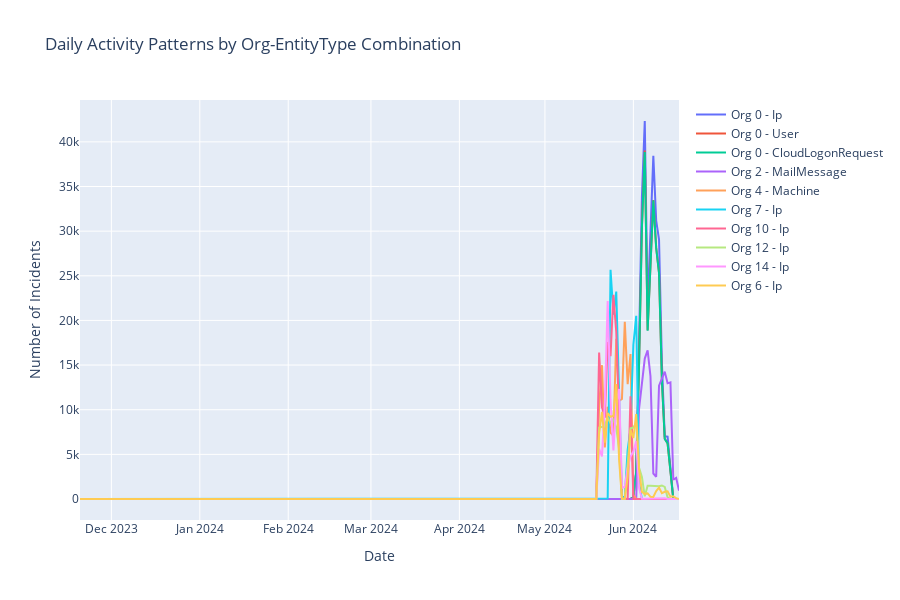
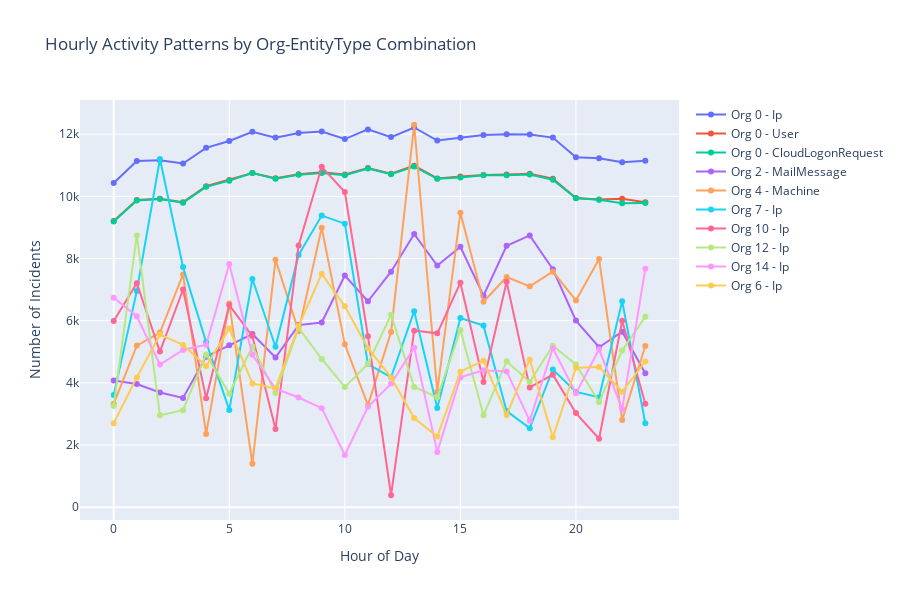
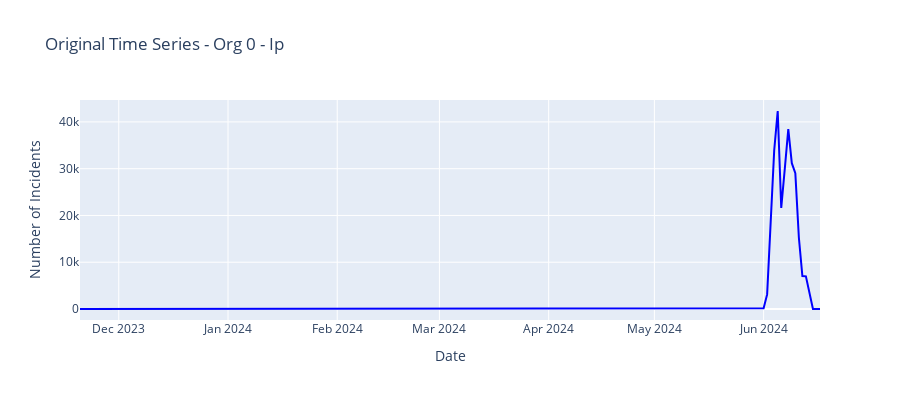
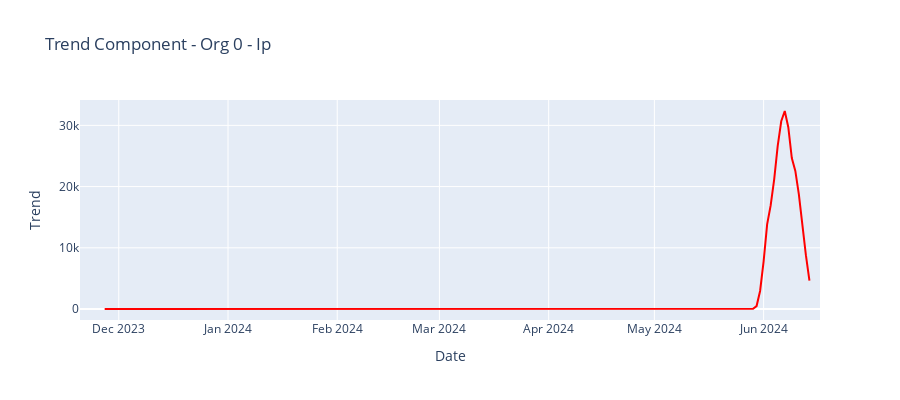

Source (notebook cell) for these figures, in order:
### Code cell
import pandas as pd
import numpy as np
import plotly.graph_objects as go
from plotly.subplots import make_subplots
from statsmodels.tsa.seasonal import seasonal_decompose
import warnings
warnings.filterwarnings('ignore')  # To suppress warnings

def analyze_org_entitytype_timeseries(df, top_n=10):
    """
    Comprehensive time series analysis for OrgId-EntityType combinations
    """
    try:
        # 1. Data Preparation
        print("Preparing data...")
        if not pd.api.types.is_datetime64_any_dtype(df['Timestamp']):
            df['Timestamp'] = pd.to_datetime(df['Timestamp'])
        
        # Create OrgId-EntityType combination
        df['OrgEntityType'] = df['OrgId'].astype(str) + '-' + df['EntityType'].astype(str)
        
        # Get top combinations
        top_combinations = df['OrgEntityType'].value_counts().head(top_n)
        print(f"\nAnalyzing top {len(top_combinations)} Org-EntityType combinations...")
        
        # Print initial summary
        print("\nMost common Org-EntityType combinations:")
        for combo, count in top_combinations.items():
            org, entity_type = combo.split('-')
            print(f"Org {org} - EntityType {entity_type}: {count} incidents")
        
        # 2. Time Series Creation
        # Daily series
        daily_series = df.groupby([
            df['Timestamp'].dt.date,
            'OrgEntityType'
        ]).size().unstack(fill_value=0)
        
        # Hourly series
        hourly_series = df.groupby([
            df['Timestamp'].dt.hour,
            'OrgEntityType'
        ]).size().unstack(fill_value=0)
        
        # Weekly series
        weekly_series = df.groupby([
            pd.Grouper(key='Timestamp', freq='W'),
            'OrgEntityType'
        ]).size().unstack(fill_value=0)
        
        # 3. Visualization and Analysis
        # 3.1 Daily Patterns
        fig = go.Figure()
        for combo in top_combinations.index:
            org, entity_type = combo.split('-')
            fig.add_trace(
                go.Scatter(
                    x=daily_series.index,
                    y=daily_series[combo],
                    name=f"Org {org} - {entity_type}",
                    mode='lines',
                    hovertemplate=(
                        "Date: %{x}<br>" +
                        "Incidents: %{y}<br>" +
                        f"Org: {org}<br>" +
                        f"EntityType: {entity_type}<extra></extra>"
                    )
                )
            )
        
        fig.update_layout(
            title='Daily Activity Patterns by Org-EntityType Combination',
            xaxis_title='Date',
            yaxis_title='Number of Incidents',
            hovermode='x unified',
            height=600,
            showlegend=True
        )
        fig.show()
        
        # 3.2 Hourly Patterns
        fig = go.Figure()
        for combo in top_combinations.index:
            org, entity_type = combo.split('-')
            fig.add_trace(
                go.Scatter(
                    x=hourly_series.index,
                    y=hourly_series[combo],
                    name=f"Org {org} - {entity_type}",
                    mode='lines+markers',
                    hovertemplate=(
                        "Hour: %{x}<br>" +
                        "Incidents: %{y}<br>" +
                        f"Org: {org}<br>" +
                        f"EntityType: {entity_type}<extra></extra>"
                    )
                )
            )
        
        fig.update_layout(
            title='Hourly Activity Patterns by Org-EntityType Combination',
            xaxis_title='Hour of Day',
            yaxis_title='Number of Incidents',
            hovermode='x unified',
            height=600,
            showlegend=True
        )
        fig.show()
        
        # 3.3 Time Series Decomposition
        print("\nPerforming time series decomposition...")
        for combo in top_combinations.index:
            org, entity_type = combo.split('-')
            combo_series = daily_series[combo]
            
            if len(combo_series) >= 14:  # Need at least 2 weeks
                try:
                    # Perform decomposition
                    decomposition = seasonal_decompose(combo_series, period=7)
                    
                    # Plot decomposition components separately
                    # Original Series
                    fig = go.Figure()
                    fig.add_trace(go.Scatter(
                        x=combo_series.index,
                        y=combo_series,
                        name='Original',
                        line=dict(color='blue')
                    ))
                    fig.update_layout(
                        title=f'Original Time Series - Org {org} - {entity_type}',
                        xaxis_title='Date',
                        yaxis_title='Number of Incidents',
                        height=400
                    )
                    fig.show()
                    
                    # Trend
                    fig = go.Figure()
                    fig.add_trace(go.Scatter(
                        x=combo_series.index,
                        y=decomposition.trend,
                        name='Trend',
                        line=dict(color='red')
                    ))
                    fig.update_layout(
                        title=f'Trend Component - Org {org} - {entity_type}',
                        xaxis_title='Date',
                        yaxis_title='Trend',
                        height=400
                    )
                    fig.show()
                    
                    # Seasonal
                    fig = go.Figure()
                    fig.add_trace(go.Scatter(
                        x=combo_series.index,
                        y=decomposition.seasonal,
                        name='Seasonal',
                        line=dict(color='green')
                    ))
                    fig.update_layout(
                        title=f'Seasonal Component - Org {org} - {entity_type}',
                        xaxis_title='Date',
                        yaxis_title='Seasonal',
                        height=400
                    )
                    fig.show()
                    
                    # Residual
                    fig = go.Figure()
                    fig.add_trace(go.Scatter(
                        x=combo_series.index,
                        y=decomposition.resid,
                        name='Residual',
                        line=dict(color='purple')
                    ))
                    fig.update_layout(
                        title=f'Residual Component - Org {org} - {entity_type}',
                        xaxis_title='Date',
                        yaxis_title='Residual',
                        height=400
                    )
                    fig.show()
                    
                    # Print statistics
                    print(f"\nDecomposition Statistics for Org {org} - {entity_type}:")
                    stats = {
                        'Trend mean': decomposition.trend.mean(),
                        'Seasonal mean': decomposition.seasonal.mean(),
                        'Residual mean': decomposition.resid.mean(),
                        'Residual std': decomposition.resid.std(),
                        'Seasonal strength': (
                            np.var(decomposition.seasonal) / 
                            (np.var(decomposition.seasonal) + np.var(decomposition.resid))
                        )
                    }
                    
                    for stat_name, value in stats.items():
                        print(f"{stat_name}: {value:.2f}")
                    
                except Exception as e:
                    print(f"Could not perform decomposition for {org}-{entity_type}: {str(e)}")
            else:
                print(f"\nInsufficient data for {org}-{entity_type} decomposition")
        
        # 3.4 Weekly Growth Trends
        growth_rates = weekly_series.pct_change() * 100
        
        fig = go.Figure()
        for combo in top_combinations.index:
            org, entity_type = combo.split('-')
            fig.add_trace(
                go.Scatter(
                    x=growth_rates.index,
                    y=growth_rates[combo],
                    name=f"Org {org} - {entity_type}",
                    mode='lines+markers',
                    hovertemplate=(
                        "Week: %{x}<br>" +
                        "Growth Rate: %{y:.1f}%<br>" +
                        f"Org: {org}<br>" +
                        f"EntityType: {entity_type}<extra></extra>"
                    )
                )
            )
        
        fig.update_layout(
            title='Weekly Growth Rates by Org-EntityType Combination',
            xaxis_title='Week',
            yaxis_title='Growth Rate (%)',
            hovermode='x unified',
            height=600,
            showlegend=True
        )
        fig.show()
        
        # 4. Summary Statistics
        print("\nOverall Summary Statistics:")
        for combo in top_combinations.index:
            org, entity_type = combo.split('-')
            stats = {
                'Total incidents': daily_series[combo].sum(),
                'Average daily incidents': daily_series[combo].mean(),
                'Peak day incidents': daily_series[combo].max(),
                'Active days': (daily_series[combo] > 0).sum(),
                'Average weekly growth': growth_rates[combo].mean()
            }
            
            print(f"\nOrg {org} - EntityType {entity_type}:")
            for key, value in stats.items():
                print(f"{key}: {value:.2f}")
    
    except Exception as e:
        print(f"Error in analysis: {str(e)}")
        return None

# Run the analysis
print("Starting comprehensive time series analysis...")
analyze_org_entitytype_timeseries(df)

### Figure 1 — Plotly figure (JSON) as saved in the notebook; plotly's stock layout.template omitted (floating-point values rounded to 4 significant figures; data arrays with more than 128 entries replaced by an {"elided": "..."} marker saying what was removed)
{"data": [{"hovertemplate": "Date: %{x}<br>Incidents: %{y}<br>Org: 0<br>EntityType: Ip<extra></extra>", "mode": "lines", "name": "Org 0 - Ip", "type": "scatter", "x": {"elided": "173 str values"}, "y": {"elided": "173 int values"}}, {"hovertemplate": "Date: %{x}<br>Incidents: %{y}<br>Org: 0<br>EntityType: User<extra></extra>", "mode": "lines", "name": "Org 0 - User", "type": "scatter", "x": {"elided": "173 str values"}, "y": {"elided": "173 int values"}}, {"hovertemplate": "Date: %{x}<br>Incidents: %{y}<br>Org: 0<br>EntityType: CloudLogonRequest<extra></extra>", "mode": "lines", "name": "Org 0 - CloudLogonRequest", "type": "scatter", "x": {"elided": "173 str values"}, "y": {"elided": "173 int values"}}, {"hovertemplate": "Date: %{x}<br>Incidents: %{y}<br>Org: 2<br>EntityType: MailMessage<extra></extra>", "mode": "lines", "name": "Org 2 - MailMessage", "type": "scatter", "x": {"elided": "173 str values"}, "y": {"elided": "173 int values"}}, {"hovertemplate": "Date: %{x}<br>Incidents: %{y}<br>Org: 4<br>EntityType: Machine<extra></extra>", "mode": "lines", "name": "Org 4 - Machine", "type": "scatter", "x": {"elided": "173 str values"}, "y": {"elided": "173 int values"}}, {"hovertemplate": "Date: %{x}<br>Incidents: %{y}<br>Org: 7<br>EntityType: Ip<extra></extra>", "mode": "lines", "name": "Org 7 - Ip", "type": "scatter", "x": {"elided": "173 str values"}, "y": {"elided": "173 int values"}}, {"hovertemplate": "Date: %{x}<br>Incidents: %{y}<br>Org: 10<br>EntityType: Ip<extra></extra>", "mode": "lines", "name": "Org 10 - Ip", "type": "scatter", "x": {"elided": "173 str values"}, "y": {"elided": "173 int values"}}, {"hovertemplate": "Date: %{x}<br>Incidents: %{y}<br>Org: 12<br>EntityType: Ip<extra></extra>", "mode": "lines", "name": "Org 12 - Ip", "type": "scatter", "x": {"elided": "173 str values"}, "y": {"elided": "173 int values"}}, {"hovertemplate": "Date: %{x}<br>Incidents: %{y}<br>Org: 14<br>EntityType: Ip<extra></extra>", "mode": "lines", "name": "Org 14 - Ip", "type": "scatter", "x": {"elided": "173 str values"}, "y": {"elided": "173 int values"}}, {"hovertemplate": "Date: %{x}<br>Incidents: %{y}<br>Org: 6<br>EntityType: Ip<extra></extra>", "mode": "lines", "name": "Org 6 - Ip", "type": "scatter", "x": {"elided": "173 str values"}, "y": {"elided": "173 int values"}}], "layout": {"height": 600, "hovermode": "x unified", "showlegend": true, "title": {"text": "Daily Activity Patterns by Org-EntityType Combination"}, "xaxis": {"title": {"text": "Date"}}, "yaxis": {"title": {"text": "Number of Incidents"}}}}

### Figure 2 — Plotly figure (JSON) as saved in the notebook; plotly's stock layout.template omitted (floating-point values rounded to 4 significant figures)
{"data": [{"hovertemplate": "Hour: %{x}<br>Incidents: %{y}<br>Org: 0<br>EntityType: Ip<extra></extra>", "mode": "lines+markers", "name": "Org 0 - Ip", "type": "scatter", "x": [0, 1, 2, 3, 4, 5, 6, 7, 8, 9, 10, 11, 12, 13, 14, 15, 16, 17, 18, 19, 20, 21, 22, 23], "y": [10427, 11136, 11159, 11058, 11561, 11779, 12079, 11889, 12038, 12082, 11843, 12154, 11906, 12215, 11794, 11886, 11972, 11996, 11992, 11890, 11261, 11222, 11094, 11147]}, {"hovertemplate": "Hour: %{x}<br>Incidents: %{y}<br>Org: 0<br>EntityType: User<extra></extra>", "mode": "lines+markers", "name": "Org 0 - User", "type": "scatter", "x": [0, 1, 2, 3, 4, 5, 6, 7, 8, 9, 10, 11, 12, 13, 14, 15, 16, 17, 18, 19, 20, 21, 22, 23], "y": [9204, 9881, 9924, 9814, 10325, 10524, 10748, 10580, 10710, 10772, 10701, 10911, 10727, 10988, 10575, 10637, 10689, 10705, 10723, 10570, 9949, 9902, 9921, 9810]}, {"hovertemplate": "Hour: %{x}<br>Incidents: %{y}<br>Org: 0<br>EntityType: CloudLogonRequest<extra></extra>", "mode": "lines+markers", "name": "Org 0 - CloudLogonRequest", "type": "scatter", "x": [0, 1, 2, 3, 4, 5, 6, 7, 8, 9, 10, 11, 12, 13, 14, 15, 16, 17, 18, 19, 20, 21, 22, 23], "y": [9189, 9865, 9912, 9797, 10306, 10505, 10748, 10567, 10691, 10752, 10676, 10893, 10710, 10957, 10563, 10609, 10680, 10679, 10703, 10536, 9936, 9892, 9780, 9787]}, {"hovertemplate": "Hour: %{x}<br>Incidents: %{y}<br>Org: 2<br>EntityType: MailMessage<extra></extra>", "mode": "lines+markers", "name": "Org 2 - MailMessage", "type": "scatter", "x": [0, 1, 2, 3, 4, 5, 6, 7, 8, 9, 10, 11, 12, 13, 14, 15, 16, 17, 18, 19, 20, 21, 22, 23], "y": [4076, 3966, 3693, 3515, 4844, 5210, 5573, 4818, 5859, 5944, 7452, 6625, 7576, 8789, 7774, 8380, 6806, 8410, 8742, 7656, 6003, 5146, 5648, 4308]}, {"hovertemplate": "Hour: %{x}<br>Incidents: %{y}<br>Org: 4<br>EntityType: Machine<extra></extra>", "mode": "lines+markers", "name": "Org 4 - Machine", "type": "scatter", "x": [0, 1, 2, 3, 4, 5, 6, 7, 8, 9, 10, 11, 12, 13, 14, 15, 16, 17, 18, 19, 20, 21, 22, 23], "y": [3327, 5200, 5620, 7487, 2353, 6555, 1399, 7964, 5665, 8990, 5240, 3284, 5638, 12303, 3716, 9473, 6611, 7406, 7106, 7578, 6653, 7986, 2806, 5188]}, {"hovertemplate": "Hour: %{x}<br>Incidents: %{y}<br>Org: 7<br>EntityType: Ip<extra></extra>", "mode": "lines+markers", "name": "Org 7 - Ip", "type": "scatter", "x": [0, 1, 2, 3, 4, 5, 6, 7, 8, 9, 10, 11, 12, 13, 14, 15, 16, 17, 18, 19, 20, 21, 22, 23], "y": [3609, 6952, 11201, 7726, 5312, 3131, 7340, 5164, 8115, 9381, 9122, 4604, 4181, 6306, 3193, 6089, 5842, 3094, 2544, 4433, 3710, 3537, 6625, 2703]}, {"hovertemplate": "Hour: %{x}<br>Incidents: %{y}<br>Org: 10<br>EntityType: Ip<extra></extra>", "mode": "lines+markers", "name": "Org 10 - Ip", "type": "scatter", "x": [0, 1, 2, 3, 4, 5, 6, 7, 8, 9, 10, 11, 12, 13, 14, 15, 16, 17, 18, 19, 20, 21, 22, 23], "y": [5988, 7208, 5006, 7004, 3508, 6504, 5506, 2517, 8418, 10950, 10140, 5504, 386, 5681, 5595, 7224, 4029, 7255, 3855, 4264, 3029, 2202, 5998, 3331]}, {"hovertemplate": "Hour: %{x}<br>Incidents: %{y}<br>Org: 12<br>EntityType: Ip<extra></extra>", "mode": "lines+markers", "name": "Org 12 - Ip", "type": "scatter", "x": [0, 1, 2, 3, 4, 5, 6, 7, 8, 9, 10, 11, 12, 13, 14, 15, 16, 17, 18, 19, 20, 21, 22, 23], "y": [3253, 8744, 2956, 3123, 4917, 3651, 5171, 3671, 5771, 4769, 3865, 4613, 6190, 3871, 3539, 5704, 2961, 4693, 4028, 5198, 4591, 3388, 5041, 6128]}, {"hovertemplate": "Hour: %{x}<br>Incidents: %{y}<br>Org: 14<br>EntityType: Ip<extra></extra>", "mode": "lines+markers", "name": "Org 14 - Ip", "type": "scatter", "x": [0, 1, 2, 3, 4, 5, 6, 7, 8, 9, 10, 11, 12, 13, 14, 15, 16, 17, 18, 19, 20, 21, 22, 23], "y": [6737, 6145, 4589, 5058, 5227, 7827, 4902, 3812, 3529, 3188, 1679, 3230, 3977, 5131, 1777, 4177, 4407, 4369, 2786, 5113, 3664, 5081, 3154, 7669]}, {"hovertemplate": "Hour: %{x}<br>Incidents: %{y}<br>Org: 6<br>EntityType: Ip<extra></extra>", "mode": "lines+markers", "name": "Org 6 - Ip", "type": "scatter", "x": [0, 1, 2, 3, 4, 5, 6, 7, 8, 9, 10, 11, 12, 13, 14, 15, 16, 17, 18, 19, 20, 21, 22, 23], "y": [2705, 4177, 5553, 5221, 4543, 5752, 3983, 3821, 5827, 7508, 6465, 5115, 4177, 2871, 2273, 4361, 4714, 2970, 4745, 2248, 4490, 4509, 3718, 4688]}], "layout": {"height": 600, "hovermode": "x unified", "showlegend": true, "title": {"text": "Hourly Activity Patterns by Org-EntityType Combination"}, "xaxis": {"title": {"text": "Hour of Day"}}, "yaxis": {"title": {"text": "Number of Incidents"}}}}

### Figure 3 — Plotly figure (JSON) as saved in the notebook; plotly's stock layout.template omitted (floating-point values rounded to 4 significant figures; data arrays with more than 128 entries replaced by an {"elided": "..."} marker saying what was removed)
{"data": [{"line": {"color": "blue"}, "name": "Original", "type": "scatter", "x": {"elided": "173 str values"}, "y": {"elided": "173 int values"}}], "layout": {"height": 400, "title": {"text": "Original Time Series - Org 0 - Ip"}, "xaxis": {"title": {"text": "Date"}}, "yaxis": {"title": {"text": "Number of Incidents"}}}}

### Figure 4 — Plotly figure (JSON) as saved in the notebook; plotly's stock layout.template omitted (floating-point values rounded to 4 significant figures; data arrays with more than 128 entries replaced by an {"elided": "..."} marker saying what was removed)
{"data": [{"line": {"color": "red"}, "name": "Trend", "type": "scatter", "x": {"elided": "173 str values"}, "y": {"elided": "173 float values"}}], "layout": {"height": 400, "title": {"text": "Trend Component - Org 0 - Ip"}, "xaxis": {"title": {"text": "Date"}}, "yaxis": {"title": {"text": "Trend"}}}}
